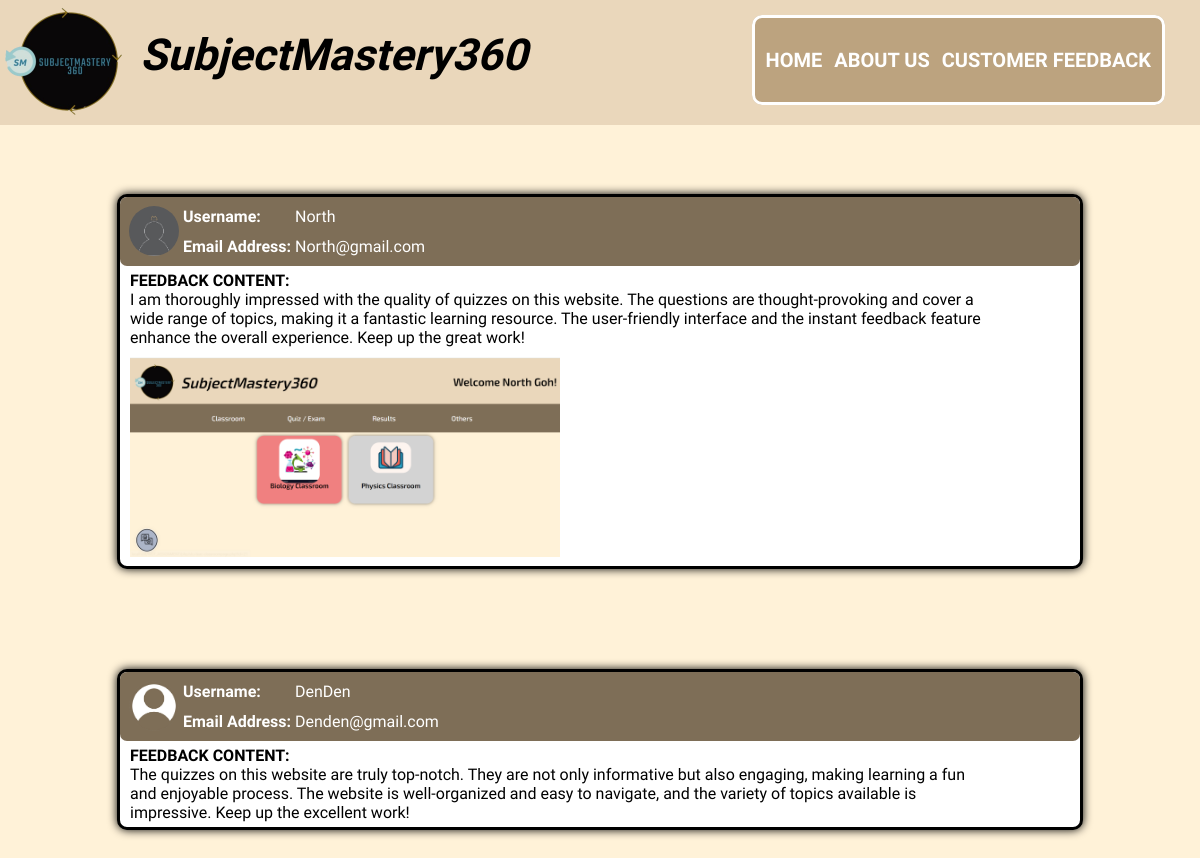
Screenshot of /php/feedback.php with the database file from the repository.
### tables this page shows
CREATE TABLE `feedback` (
  `feedback_id` int(11) NOT NULL,
  `user_id` int(11) NOT NULL,
  `feedback_content` text NOT NULL CHECK (octet_length(`feedback_content`) > 0)
);

CREATE TABLE `user` (
  `user_id` int(11) NOT NULL,
  `role_id` int(11) DEFAULT NULL,
  `username` varchar(15) NOT NULL,
  `user_first_name` varchar(15) NOT NULL,
  `user_last_name` varchar(15) NOT NULL,
  `email_address` varchar(255) NOT NULL,
  `password` varchar(22) NOT NULL,
  `institute_name` varchar(255) DEFAULT NULL,
  `profile_picture` varchar(255) DEFAULT 'user.png'
);

CREATE TABLE `feedback_attachment` (
  `feedback_attachment_id` int(11) NOT NULL,
  `feedback_id` int(11) NOT NULL,
  `feedback_file_name` varchar(255) NOT NULL
);

### php/feedback.php (the view, shortened to what this page needs)
<?php
    include "dbconn.php";
?>
<!DOCTYPE html>
<html lang="en">
<head>
    <link rel="stylesheet" href="../css/admin-viewfeedback.css">
    <link rel="stylesheet" href="../css/mainpage.css">
    <link rel="stylesheet" href="../css/animation.css">
</head>
<body id="all">
    <div id="logo_menu">
        <a href="mainpage.php"><img src="../image/pic_re.png" id="weblogo" alt="logo"></a>
        <div id="webname">
            <h1>SubjectMastery360</h1>
        </div>
        <div id="menubar">
            <table class="menubar_content">
                <th><a href="mainpage.php" class="menu1">HOME</a></th>
                <th><a href="aboutus.php" class="menu2">ABOUT US</a></th>
                <th><a href="feedback.php" class="menu3">CUSTOMER FEEDBACK</a></th>
            </table>
        </div>
    </div>
    <br>
    <?php
        $query = "SELECT
                    *
                FROM
                    user
                INNER JOIN
                    feedback ON user.user_id = feedback.user_id";
        $result = mysqli_query($connection, $query);
        while ($row = mysqli_fetch_assoc($result)) {
    ?>
    <div class="feedback-box">
        <div class="personal-info">
            <table class="table-feedback">
                <tr>
                    <td rowspan="2" class="feedback-column">
                        <div id="profile-picture" style="border: 0px">
                            <img class="profile-picture" src="../data/<?php echo 'image' . $row["profile_picture"]; ?>" width="50" height="50" title="<?php echo $row['profile_picture']; ?>">
                        </div>
                    </td>
                    <td class="feedback-column">
                        <b>Username: </b>
                    </td>
                    <td class="feedback-column">
                        <div id="user-id">
                            <?php echo $row['username']; ?>
                        </div>
                    </td>
                </tr>
                <tr>
                    <td class="feedback-column">
                        <b>Email Address: </b>
                    </td>
                    <td class="feedback-column">
                        <div id="username">
                            <?php echo $row['email_address']; ?>
                        </div>
                    </td>
                </tr>
            </table>
        </div>
        <div class="feedback-content">
            <div id="feedback-content">
                <?php echo "<b>FEEDBACK CONTENT: <br></b>". $row['feedback_content']; ?>
            </div>
            <?php
                $fetchid = $row['feedback_id'];
                $fetchquery = "SELECT * FROM feedback_attachment WHERE feedback_id = '$fetchid'";
                $fetchresult = mysqli_query($connection, $fetchquery);
                if (mysqli_num_rows($fetchresult) > 0) {
                    while ($fetchrow = mysqli_fetch_assoc($fetchresult)) {
                        echo "<div id='attachment'><img src='../data/image". $fetchrow['feedback_file_name']."' height ='200' width='auto'></img></div>";
                    }
                }
            ?>
        </div>
    </div>
    <?php
        }
    ?>
</body>
</html>

### css/admin-viewfeedback.css (style rules this page uses)
#all { font-family: 'Exo 2', sans-serif; color: black; margin: 0; padding: 0; }
.feedback-box { width: 80%; margin: 0 auto; margin-top: 50px; border: 3px solid #000; border-radius: 10px; background-color: #fff; box-shadow: 0 0 10px #000; }
.profile-picture { border-radius: 50%; }
#profile-picture { margin-top: 3px; }
.table-feedback { padding: 3px; margin: 3px; }
.feedback-column { margin-right: 10px; }
.personal-info { width: 100%; background-color: #7E6E57; border-radius: 7px; margin-top: -3px; }
.feedback-content { width: 90%; background-color: #fff; border-radius: 7px; margin: 5px; margin-left: 10px }
#attachment { margin-top: 10px; }
td { color:#fff; }
.feedback-box { margin-bottom: 50px; }

### css/mainpage.css (style rules this page uses)
body { display: flex; flex-direction: column; min-height: 100vh; background-color: #FFF2D8; margin: 0; padding: 0; }
#logo_menu { width: auto; height: 125px; background-color: #EAD7BB; }
#weblogo { width: 125px; height: 125px; border-radius: 50%; float: left; justify-content: left; }
#webname { float: left; margin-left: 15px; font-size: 22px; font-style: italic; font-family: 'Exo 2', sans-serif; justify-content: right; color: black; }
#all { flex: 1; display: flex; flex-direction: column; font-family: 'Exo 2', sans-serif; color: black; }
#menubar { height: 90px; font-size: 20px; float: right; margin-top: 15px; margin-right: 35px; background-color: #BCA37F; color: white; display: flex; justify-content: right; border-radius: 10px; }
.menubar_content { border-spacing: 10px; border: 3px solid #FFFFFF; border-radius: 10px; color: black; width: 100%; justify-content: center; }
.menu1, .menu2, .menu3 { text-decoration: none; color: white; }

### css/animation.css (style rules this page uses)
body { animation: transitionIn 0.75s; }

### rows the page displays
feedback: user.profile_picture (picture), user.username "North", user.email_address "North@gmail.com", feedback_content "I am thoroughly impressed with the quality of quizzes on this website. The questions are thought-provoking and cover a wide range of topics, making it a fantastic learning resource. The user-friendly interface and the instant feedback feature enhance the overall experience. Keep up the great work!"
feedback_attachment: feedback_file_name (picture)
feedback: user.profile_picture (picture), user.username "DenDen", user.email_address "Denden@gmail.com", feedback_content "The quizzes on this website are truly top-notch. They are not only informative but also engaging, making learning a fun and enjoyable process. The website is well-organized and easy to navigate, and the variety of topics available is impressive. Keep up the excellent work!"
